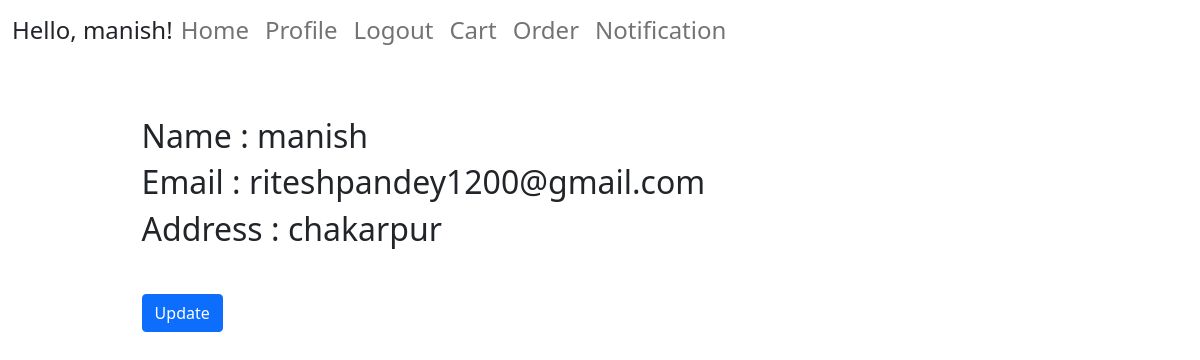
Before: /profile (signed in) with the older database file.
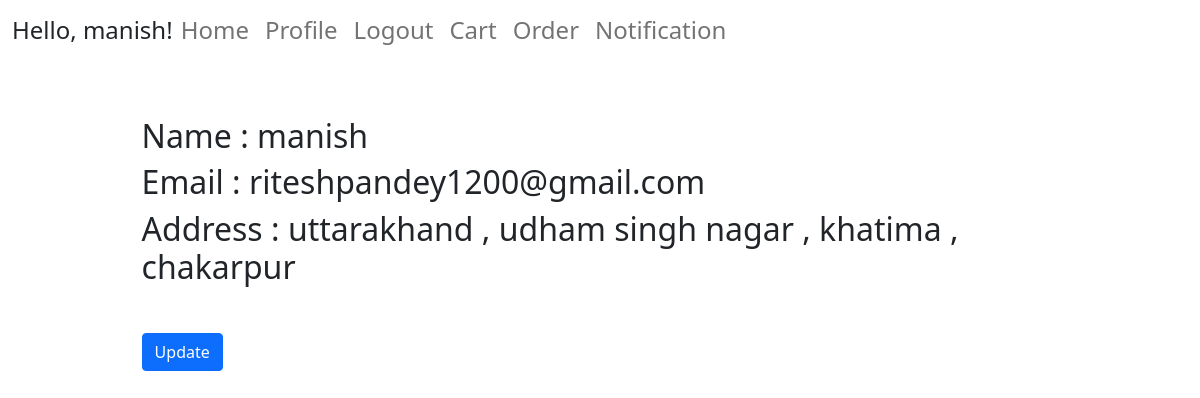
After: the same page with the newer database file.
### user/models.py (models this page shows, shortened)
class Profile(models.Model):
    user = models.OneToOneField(User , on_delete=models.CASCADE)
    auth_token = models.CharField(max_length=100 )
    is_verified = models.BooleanField(default=False)
    created_at = models.DateTimeField(auto_now_add=True)
    address = models.TextField(default = None)

### user/view/profile.py (the view)
# urls.py: path('profile' , profile , name = 'profile'),
@login_required(login_url='/login')
def profile(req):
    user_obj = req.user
    profile_obj = Profile.objects.filter(user = user_obj).first()
    if profile_obj is None:
        return redirect('/login')
    return render(req, 'user/profile.html' , {'profile':profile_obj})

### user/templates/user/profile.html (shortened to what this page needs)
{% extends 'user/base.html' %}
{% block content %}
<html>
    <head>
    </head>
    <body>
        <br>
        <div class="container center_div">
            <h2>Name : {{profile.user.username}}<h2>
            <h2>Email : {{profile.user.email}}<h2>
            <h2>Address : {{profile.address}}<h2><br>
            <button type="button" class="btn btn-primary"> <a href = "{% url 'update'%}" style = "text-decoration: none; color:white" >Update</a> </button>
        </div>
    </body>
{% endblock %}

### user/templates/user/base.html (shortened to what this page needs)
<html>
  <head>
    <link href="https://cdn.jsdelivr.net/npm/bootstrap@5.1.3/dist/css/bootstrap.min.css" rel="stylesheet">
  </head>
  <body >
  <div class="container-fluid" >
    <nav class="navbar navbar-expand-lg navbar-light ">
      <h4>Hello, {{ user.username|default:'Guest' }}! </h4>
      <div class="collapse navbar-collapse" id="navbarNav">
        <ul class="navbar-nav">
        <li class="nav-item active">
            <h4><a class="nav-link" href="{% url 'user'%} ">Home </a></h4>
        </li>
      {% if user.is_authenticated %}
        <li class="nav-item active">
            <h4><a class="nav-link" href="{% url 'profile'%} ">Profile </a></h4>
        </li>
        <li class="nav-item active">
            <h4><a class="nav-link" href="{% url 'logout'%} ">Logout </a></h4>
        </li>
        <li class="nav-item">
            <h4><a class="nav-link" href="{% url 'cart'%}">Cart</a></h4>
        </li>
        <li class="nav-item">
            <h4><a class="nav-link" href="{% url 'order'%}">Order</a></h4>
        </li>
        <li class="nav-item">
          <h4><a class="nav-link" href="{% url 'notification'%}">Notification</a></h4>
        </li>
        </ul>
      </div>
      {% endif %}
    </nav>
    <br>
    {% block content %}
    {% endblock %}
  </div>
  </body>
</html>

### user/templates/user/profile.html (style rules this page uses)
.center_div { margin: 0 auto; width:80% }

Changed rows visible on the page:
changed Profile "manish": address "chakarpur" → "uttarakhand , udham singh nagar , khatima , chakarpur"
